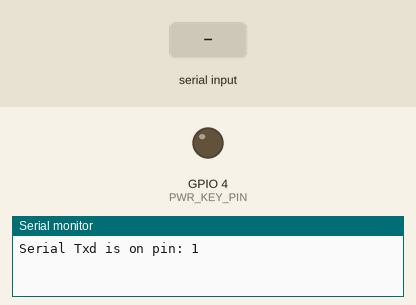
Simulated run of this sketch. Board: ESP32. Parts: output pins drawn as LEDs (lit = HIGH), the last lines printed to the serial monitor. The test bench sets the inputs (shaded band).

Above: at 2.2 s.
At 6.3 s:
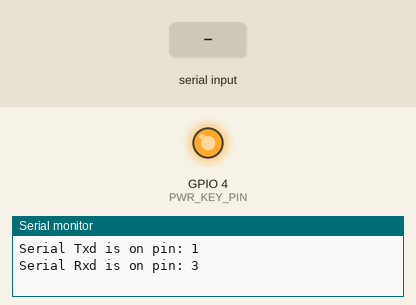
6.4 s: "1" received over the second serial link
Timing chart, 0 to 9.4 s (numbered marks = the images above; inputs shaded):
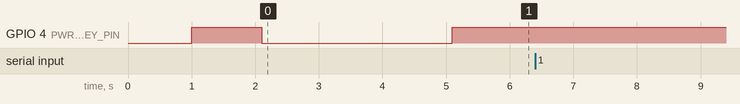

The sketch:

a9test1.ino
```cpp
////a9test1 direct commands entering both for a9 and a7

//A7
#define baudrate  115200
#define A9RX 16
#define A9TX 17
#define GPSRX 23
#define GPSTX -1
int PWR_KEY_PIN = 4;
int RESET_PIN = 34;

/*
//A9G
#define baud  9600
#define A9RX 14
#define A9TX 12
#define GPSRX 13
#define GPSTX -1
int PWR_KEY_PIN = 33;
int RESET_PIN = 34;
*/

#include <SoftwareSerial.h>
#include <HardwareSerial.h>

HardwareSerial gps(1);
HardwareSerial a7g(2);


//SoftwareSerial gps(GPSRX, -1); // RX, TX
#define at_ready 1

unsigned char rxState;
void setup() {
  delay(1000);
  pinMode(PWR_KEY_PIN, OUTPUT);
  pinMode(RESET_PIN, OUTPUT);
  //digitalWrite(RESET_PIN, HIGH);
  digitalWrite(PWR_KEY_PIN, HIGH);


  // Note the format for setting a serial port is as follows: Serial2.begin(baud-rate, protocol, RX pin, TX pin);
  Serial.begin(baudrate);
  delay(100);
  //gps.begin(9600);
  gps.begin(baudrate, SERIAL_8N1, GPSRX, -1);
  delay(500);
  a7g.begin(baudrate, SERIAL_8N1, A9RX, A9TX);
  delay(500);

  Serial.println("Serial Txd is on pin: "+String(TX));


  digitalWrite(PWR_KEY_PIN, LOW);
  delay(3000);
  digitalWrite(PWR_KEY_PIN, HIGH);


    Serial.println("Serial Rxd is on pin: "+String(RX));
 rxState = at_ready;

}

void loop()
{

  if (a7g.available()) {
    Serial.print(char(a7g.read()));
  }
  if (Serial.available())
  {
    a7g.print(char(Serial.read()));
  }
/*
    if ( gps.available() > 0) {
    Serial.print(char(gps.read()));
  }*/

}
```
